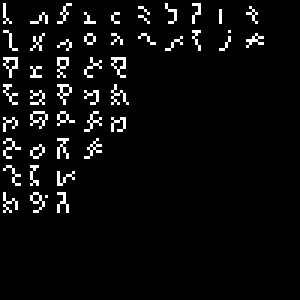
#> input picture assets/font_and_glyphs/glyph_gen.bmp, 100 x 100 px (shown 3 times larger)
$ python deglyphify.py glyph_gen.bmp
#> lines starting #> are read from the running program, lines starting #| are printed output that depends on the picture; after the words box and inside, x2 and y2 are one past the last pixel; in counts of white or black regions, pixels touching at a corner belong together
from PIL import Image, ImageFilter
import numpy as np
import sys
from math import sin, pi

if len(sys.argv) == 1:
    print('usage: deglyphify <image>')
    exit()

image = Image.open(sys.argv[1]).convert('L')

edges = image.filter(ImageFilter.Kernel((3, 3), (0, 0, 0, 1, -1, 0, 0, 0, 0), 2, 128))
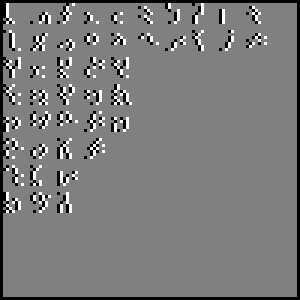
#> edges: PIL image 100x100 L (shown 3 times larger); min 0, max 255, mean 122.9
e_arr = np.array(edges.getdata()).reshape(edges.size[1], edges.size[0])
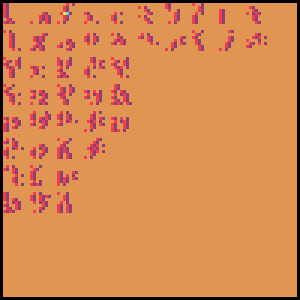
#> e_arr: shape (100, 100) int64 (shown 3 times larger); 6 distinct labels, from 0 to 255; one colour per label, 0 black
e_arr[e_arr==128] = 0
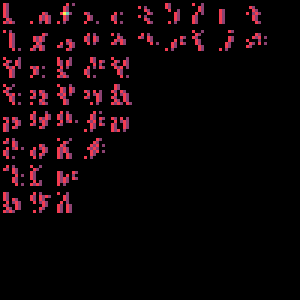
#> e_arr: shape (100, 100) int64 (shown 3 times larger); 5 distinct labels, from 0 to 255; one colour per label, 0 black
e_arr[e_arr!=0] = 255
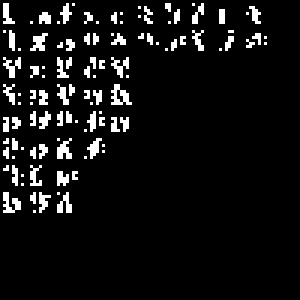
#> e_arr: shape (100, 100) int64 (shown 3 times larger); 7.3% white in thin lines or dots, all inside (x1, y1, x2, y2) = (1, 1, 89, 71)
e_arr[0, :] = 0
e_arr[-1, :] = 0
e_arr[:, 0] = 0
e_arr[:, -1] = 0
edges = Image.fromarray(np.uint8(e_arr), 'L')

edges.save('gen/edges.png')

wave_range = 32

def sum_1d_array(arr, o, t):
    f = [0] * t

    #for i in range(len(arr)):
    #    f[(i+o)%t] += 1 if arr[i] > 0 else -1
    #
    #return (f[0] / sum(f[1:]) * (t/len(arr))) if sum(f[1:]) != 0 else 0
    for i in range(len(arr)):
        f[(i+o)%t] += 1 if arr[i] > 0 else 0
    return (f[0] - sum(f[1:]))

phase_space = np.zeros((wave_range, wave_range-2))
edges_array = np.array(edges.getdata()).reshape(edges.size[0], edges.size[1])

for o in range(wave_range):
    for t in range(2, wave_range):
        r = 0
        for row in range(edges_array.shape[1]):
            r += sum_1d_array(edges_array[:, row], o, t)
        phase_space[o, t-2] = r / edges_array.shape[1]
    print(o)
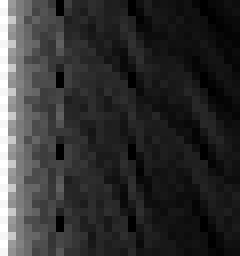
#> phase_space: shape (32, 30) float64 (shown 8 times larger); min -7.32, max 0.12, mean -5.86; drawn with min black and max white

phase_space -= phase_space.min()

phase_space *= 255 / phase_space.max()

ps_img = Image.fromarray(phase_space)

ps_img.convert('RGB').save('gen/phase_space.png')
